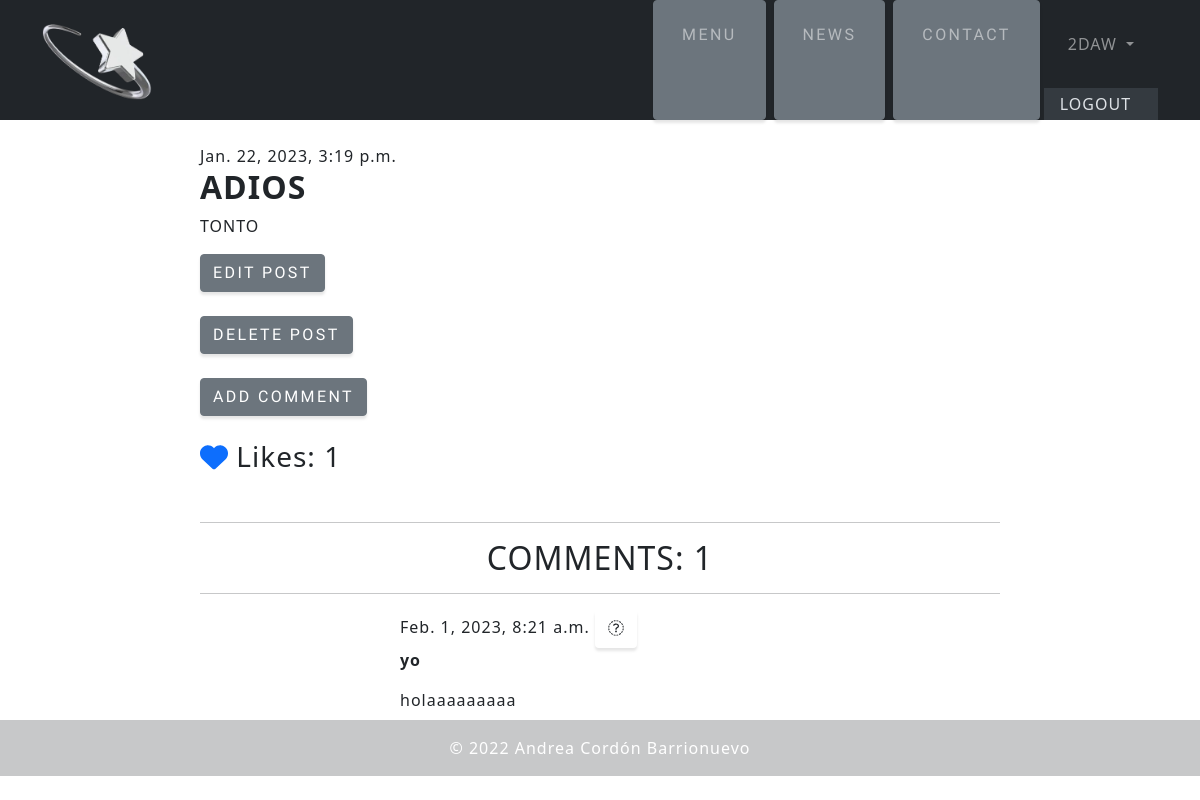
/blog/post/4/ (signed in), run on an earlier commit of the app's database.
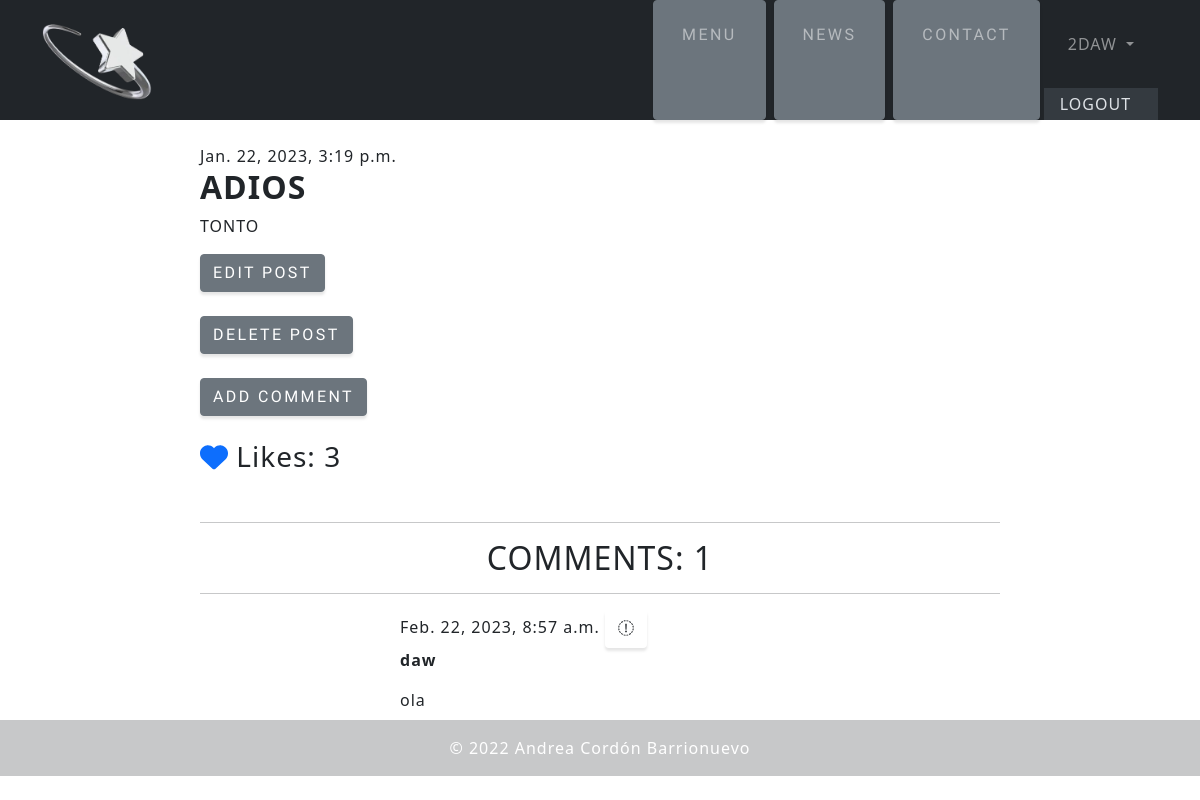
And on a later commit of the database.
### blog/models.py (models this page shows, shortened)
class Post(models.Model):
    author = models.ForeignKey(settings.AUTH_USER_MODEL, on_delete=models.CASCADE)
    title = models.CharField(max_length=200)
    text = models.TextField()
    created_date = models.DateTimeField(default=timezone.now)
    published_date = models.DateTimeField(blank=True, null=True)
    likes = models.IntegerField(default=0)

class Comment(models.Model):
    post = models.ForeignKey('blog.Post', on_delete=models.CASCADE, related_name='comments')
    author = models.CharField(max_length=200) #tiene que estar en la tabla users
    text = models.TextField() #el comentario que yo vaya a escribir
    created_date = models.DateTimeField(default=timezone.now)
    approved_comment = models.BooleanField(default=False)

### blog/views.py (the view)
# urls.py: path('post/<int:pk>/', views.post_detail, name='post_detail'),
def post_detail(request, pk):
    Post.objects.get(pk=pk)
    post = get_object_or_404(Post, pk=pk)
    if request.method == 'POST':
            form = CommentForm(request.POST)
            if form.is_valid():
                comment = form.save(commit=False)
                comment.post = post
                comment.save()
            return redirect('post_detail')
    else:
        form = CommentForm()
        comments = Comment.objects.filter(post=pk)
        return render(request, 'blog/post_detail.html', {'post': post, 'form': form, 'comments': comments})

### blog/templates/blog/post_detail.html (shortened to what this page needs)
{% extends 'blog/base.html' %}
{% block content %}
    <article class="post">
        <aside class="actions">
            {% if user.is_authenticated %}
            {% if perms.blog.edit_post %}
            <a class="btn btn-secondary" href="{% url 'post_edit' pk=post.pk %}">
              EDIT POST
              </a>
              {%endif%}
        </aside><br>
        <aside class="actions">
            {% if perms.blog.post_delete %}
            <a class="btn btn-secondary" href="{% url 'post_delete' pk=post.pk %}">
              DELETE POST
              </a>
              {%endif%}
        </aside><br>
        {% if perms.blog.add_comment %}
            <a class="btn btn-secondary" href="{% url 'add_comment_to_post' pk=post.pk %}">ADD COMMENT</a>
        {%endif%}
<br><br>
            <h3> <a href="{% url 'post_like' pk=post.pk %}"><i class="fa-solid fa-heart"></i></a>
             Likes: {{post.likes}}  </h3>
<br><hr>
<h2 class="text-center">COMMENTS: {{ post.comments.count  }}</h2>
{% for comment in comments %}
    <hr>
        <article class="comment">
            <div>
                {{ comment.created_date }}
            {% if perms.blog.delete_comment %}
                <a class="btn btn-default" href="{% url 'comment_remove' pk=comment.pk %}"><i class="fa-sharp fa-solid fa-trash"></i></a>
            {%endif%}
            </div>
            <strong>{{ comment.author }}</strong>
            <p>{{ comment.text|linebreaks }}</p>
            {% empty %}
            <p>No comments here yet :(</p>
            <br><br>
        </article>
    </article><br><br>
    {% endfor %}
    {% endif %}
{% endblock %}

### blog/templates/blog/base.html (shortened to what this page needs)
{% load static %}
<!DOCTYPE html>
<html lang="en">
<head>
      <link rel="stylesheet" href="{% static '../static/css/blog.css' %}">
    <link rel="stylesheet" href="https://cdn.jsdelivr.net/npm/bootstrap@5.1.3/dist/css/bootstrap.min.css"
>
</head>
<body>
      <br><br>
        <nav class="navbar navbar-expand-lg bg-dark text-uppercase fixed-top" id="mainNav">
            <div class="container">
                <a class="navbar-brand" href="{% url 'post_list' %}"><img width="110em" src="{% static 'img/logoo.png' %}"> </a>
                <div class="collapse navbar-collapse" id="navbarResponsive">
                    <ul class="navbar-nav ms-auto">
                        <li type="button" class="btn btn-secondary nav-item mx-0 mx-lg-1"><a class="nav-link py-3 px-0 px-lg-3 rounded" href="{% url 'post_list' %}">MENU</a></li>
                        <li type="button" class="btn btn-secondary nav-item mx-0 mx-lg-1"><a class="nav-link py-3 px-0 px-lg-3 rounded" href="{% url 'fashionblog' %}">NEWS</a></li>
                        <li type="button" class="btn btn-secondary nav-item mx-0 mx-lg-1"><a class="nav-link py-3 px-0 px-lg-3 rounded" href="{% url 'contacto' %}">CONTACT</a></li>
                        <li class="nav-item dropdown">
                            <a class="nav-link dropdown-toggle rounded" id="dropdown01" dara-toggle="dropdown">
                                {% if user.is_authenticated %}
                                {{user.get_username}}
                                {%else%}LOGIN{%endif%}
                            </a>
                        <div class="dropdown-menu-dark" aria-labelledby="dropdown01">
                            {%if user.is_authenticated%}
                            <a class="dropdown-item"  href="{% url 'logout' %}?next={{ request.path | urlencode }}">LOGOUT</a>
                            {%else%}
                            <a class="dropdown-item" href="{% url 'login'%}?next={{request.path}}">LOGIN</a>
                            {%endif%}
                        </div>
                        </li>
                    </ul>
                </div>
            </div>
        </nav>
        <article class="post">
            <br><br><br><br>
            {% if post.published_date %}
                <time class="date">
                    {{ post.published_date }}
                </time>
            {% endif %}
            <h2 class="bg-white"><strong>{{ post.title }}</strong></h2>
            <p>{{ post.text|linebreaksbr }}</p>
        </article>
        {% block content %}
        {% endblock %}
</body>
<footer class="py-3 my-4 bg-dark text-center text-white fixed-bottom opacity-25">
    © 2022 Andrea Cordón Barrionuevo
</footer>
</html>

What changed in the data, as far as the page shows it:
removed Comment: created_date "Feb. 1, 2023, 8:21 a.m.", author "yo", text "holaaaaaaaaa"
changed Post "ADIOS": likes "1" → "3"
added Comment: created_date "Feb. 22, 2023, 8:57 a.m.", author "daw", text "ola"
